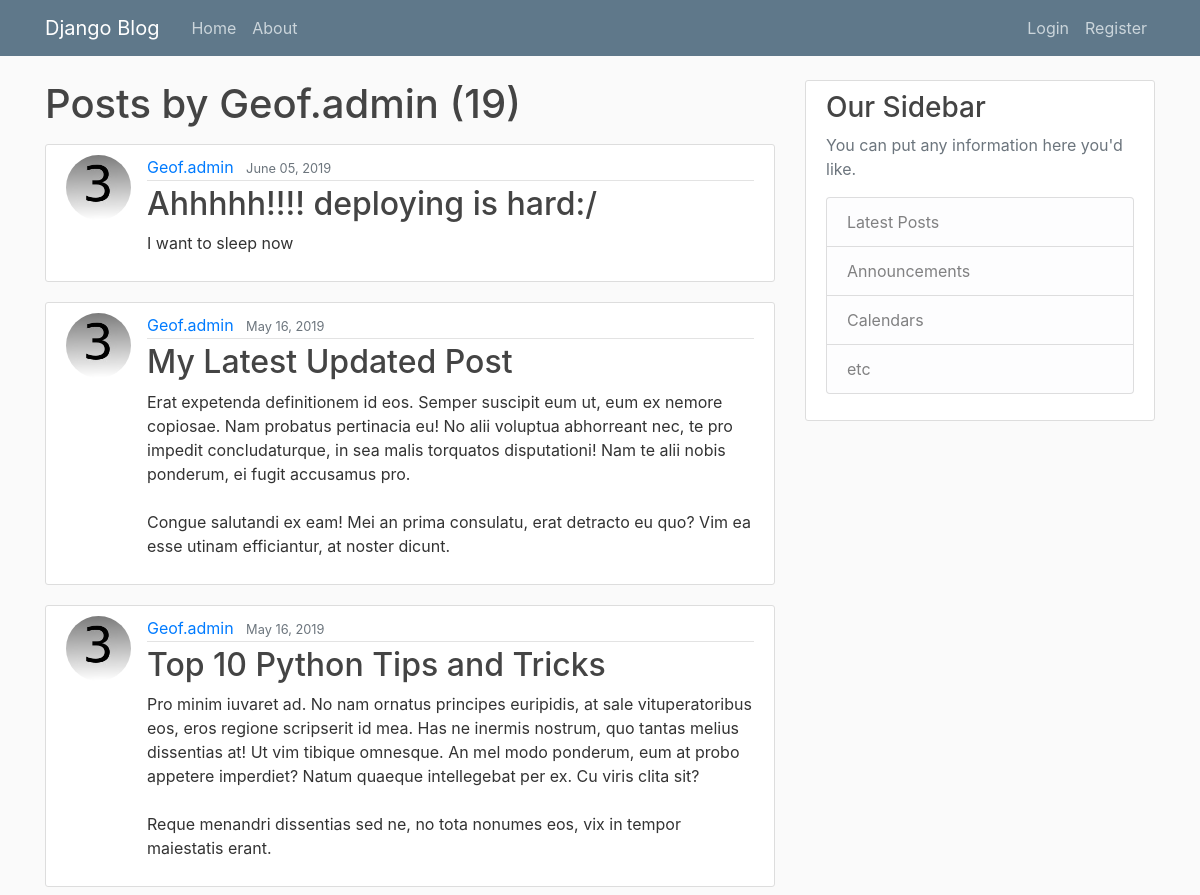
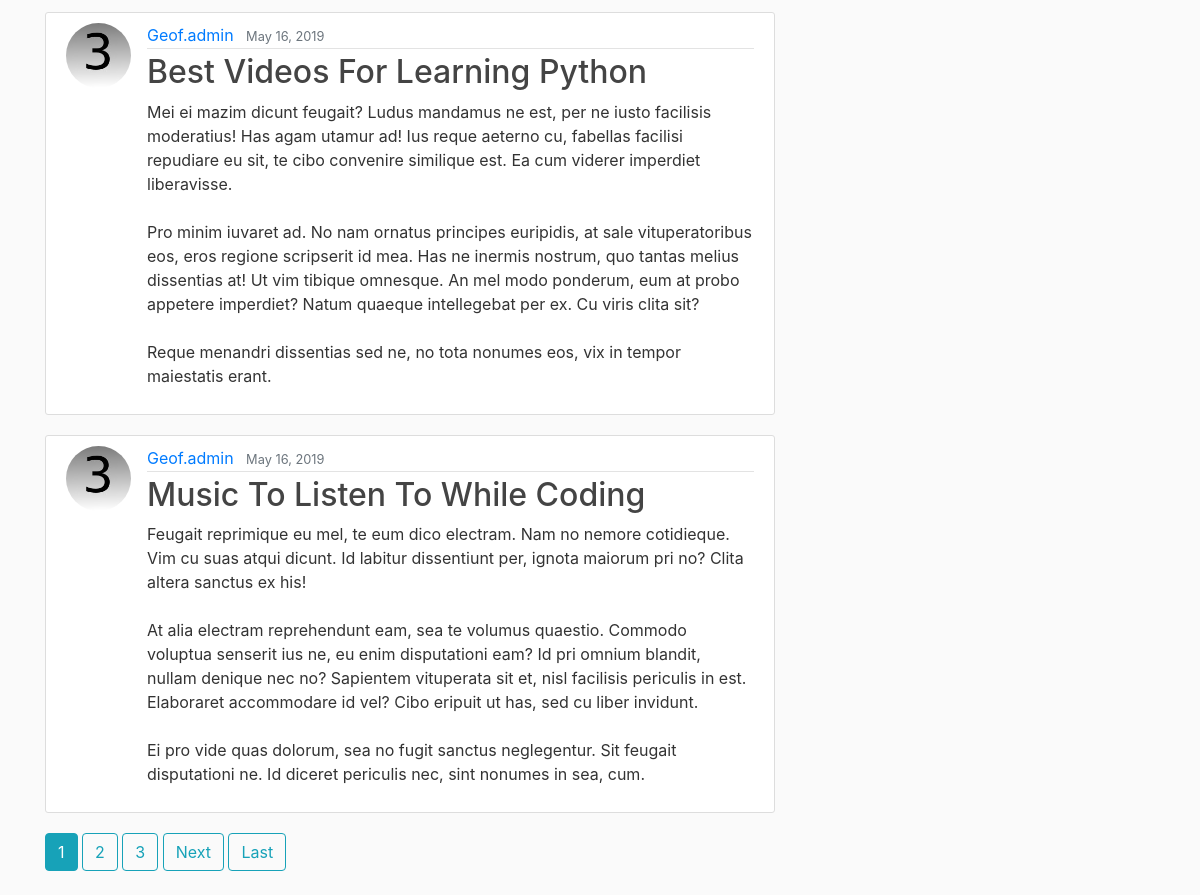
Screenshot of /user/Geof.admin with the database file from the repository (2 pictures, top to bottom).
### blog/models.py (models this page shows, shortened)
class Post(models.Model):
    title = models.CharField(max_length=100)
    content = models.TextField()
    date_posted = models.DateTimeField(default=timezone.now)
    author = models.ForeignKey(User, on_delete=models.CASCADE)

### users/models.py (models this page shows, shortened)
class Profile(models.Model):
    user = models.OneToOneField(User, on_delete=models.CASCADE)
    image = models.ImageField(default='default.jpg', upload_to='profile_pics')

### blog/views.py (the view)
# urls.py: path('user/<str:username>', UserPostListView.as_view(), name='user-posts'),
class UserPostListView(ListView):
    model = Post
    template_name = 'blog/user_posts.html'  # <app>/<model>_<viewtype>.html
    context_object_name = 'posts'
    paginate_by = 5
    def get_queryset(self):
        user = get_object_or_404(User, username=self.kwargs.get('username'))
        return Post.objects.filter(author=user).order_by('-date_posted')

### blog/templates/blog/user_posts.html (shortened to what this page needs)
{% extends "blog/base.html" %}
{% block content %}
    <h1 class="mb-3">Posts by {{ view.kwargs.username }} ({{ page_obj.paginator.count }})</h1>
    {% for post in posts %}
        <article class="media content-section">
          <img class="rounded-circle article-img" src="{{ post.author.profile.image.url }}">
          <div class="media-body">
            <div class="article-metadata">
              <a class="mr-2" href="{% url 'user-posts' post.author.username %}">{{ post.author }}</a>
              <small class="text-muted">{{ post.date_posted|date:"F d, Y" }}</small>
            </div>
            <h2><a class="article-title" href="{% url 'post-detail' post.id %}">{{ post.title }}</a></h2>
            <p class="article-content">{{ post.content }}</p>
          </div>
        </article>
    {% endfor %}
    {% if is_paginated %}
      {% for num in page_obj.paginator.page_range %}
        {% if page_obj.number == num %}
          <a class="btn btn-info mb-4" href="?page={{ num }}">{{ num }}</a>
        {% elif num > page_obj.number|add:'-3' and num < page_obj.number|add:'3' %}
          <a class="btn btn-outline-info mb-4" href="?page={{ num }}">{{ num }}</a>
        {% endif %}
      {% endfor %}
      {% if page_obj.has_next %}
        <a class="btn btn-outline-info mb-4" href="?page={{ page_obj.next_page_number }}">Next</a>
        <a class="btn btn-outline-info mb-4" href="?page={{ page_obj.paginator.num_pages }}">Last</a>
      {% endif %}
    {% endif %}
{% endblock content %}

### blog/templates/blog/base.html (shortened to what this page needs)
{% load static %}
<!DOCTYPE html>
<html>
<head>
    <link rel="stylesheet" href="https://maxcdn.bootstrapcdn.com/bootstrap/4.0.0/css/bootstrap.min.css">
    <link rel="stylesheet" type="text/css" href="{% static 'blog/main.css' %}">
</head>
 {% load static %}
<!DOCTYPE html>
<html>
<head>
{% load static %}
<!DOCTYPE html>
<html>
<head>
    <link rel="stylesheet" href="https://maxcdn.bootstrapcdn.com/bootstrap/4.0.0/css/bootstrap.min.css">
    <link rel="stylesheet" type="text/css" href="{% static 'blog/main.css' %}">
</head>
<body>
    <header class="site-header">
      <nav class="navbar navbar-expand-md navbar-dark bg-steel fixed-top">
        <div class="container">
          <a class="navbar-brand mr-4" href="{% url 'blog-home' %}">Django Blog</a>
          <div class="collapse navbar-collapse" id="navbarToggle">
            <div class="navbar-nav mr-auto">
              <a class="nav-item nav-link" href="{% url 'blog-home' %}">Home</a>
              <a class="nav-item nav-link" href="{% url 'blog-about' %}">About</a>
            </div>
            <div class="navbar-nav">
              {% if user.is_authenticated %}
                <a class="nav-item nav-link" href="{% url 'post-create' %}">New Post</a>
                <a class="nav-item nav-link" href="{% url 'profile' %}">Profile</a>
                <a class="nav-item nav-link" href="{% url 'logout' %}">Logout</a>
              {% else %}
                <a class="nav-item nav-link" href="{% url 'login' %}">Login</a>
                <a class="nav-item nav-link" href="{% url 'register' %}">Register</a>
              {% endif %}
            </div>
          </div>
        </div>
      </nav>
    </header>
    <main role="main" class="container">
      <div class="row">
        <div class="col-md-8">
          {% block content %}{% endblock %}
        </div>
        <div class="col-md-4">
          <div class="content-section">
            <h3>Our Sidebar</h3>
            <p class='text-muted'>You can put any information here you'd like.
              <ul class="list-group">
                <li class="list-group-item list-group-item-light">Latest Posts</li>
                <li class="list-group-item list-group-item-light">Announcements</li>
                <li class="list-group-item list-group-item-light">Calendars</li>
                <li class="list-group-item list-group-item-light">etc</li>
              </ul>
            </p>
          </div>
        </div>
      </div>
    </main>
</body>
</html>

### blog/static/blog/main.css (style rules this page uses)
body { background: #fafafa; color: #333333; margin-top: 5rem; }
h1, h2, h3, h4, h5, h6 { color: #444444; }
ul { margin: 0; }
.bg-steel { background-color: #5f788a; }
.site-header .navbar-nav .nav-link { color: #cbd5db; }
.content-section { background: #ffffff; padding: 10px 20px; border: 1px solid #dddddd; border-radius: 3px; margin-bottom: 20px; }
.article-title { color: #444444; }
.article-content { white-space: pre-line; }
.article-img { height: 65px; width: 65px; margin-right: 16px; }
.article-metadata { padding-bottom: 1px; margin-bottom: 4px; border-bottom: 1px solid #e3e3e3 }

### rows the page displays
Post: author.profile.image (picture), author "Geof.admin", date_posted "June 05, 2019", title "Ahhhhh!!!! deploying is hard:/", content "I want to sleep now"
Post: author.profile.image (picture), author "Geof.admin", date_posted "May 16, 2019", title "My Latest Updated Post", content "Erat expetenda definitionem id eos. Semper suscipit eum ut, eum ex nemore copiosae. Nam probatus pertinacia eu! No alii voluptua abhorreant nec, te pro impedit concludaturque, in sea malis torquatos disputationi! Nam te alii nobis ponderum, ei fugit accusamus pro. Congue salutandi ex eam! Mei an prima consulatu, erat detracto eu quo? Vim ea esse utinam efficiantur, at noster dicunt."
Post: author.profile.image (picture), author "Geof.admin", date_posted "May 16, 2019", title "Top 10 Python Tips and Tricks", content "Pro minim iuvaret ad. No nam ornatus principes euripidis, at sale vituperatoribus eos, eros regione scripserit id mea. Has ne inermis nostrum, quo tantas melius dissentias at! Ut vim tibique omnesque. An mel modo ponderum, eum at probo appetere imperdiet? Natum quaeque intellegebat per ex. Cu viris clita sit? Reque menandri dissentias sed ne, no tota nonumes eos, vix in tempor maiestatis erant."
Post: author.profile.image (picture), author "Geof.admin", date_posted "May 16, 2019", title "Best Videos For Learning Python", content "Mei ei mazim dicunt feugait? Ludus mandamus ne est, per ne iusto facilisis moderatius! Has agam utamur ad! Ius reque aeterno cu, fabellas facilisi repudiare eu sit, te cibo convenire similique est. Ea cum viderer imperdiet liberavisse. Pro minim iuvaret ad. No nam ornatus principes euripidis, at sale vituperatoribus eos, eros regione scripserit id mea. Has ne inermis nostrum, quo tantas melius dissentias at! Ut vim tibique omnesque. An mel modo ponderum, eum at probo appetere imperdiet? Natum quaeque intellegebat per ex. Cu viris clita sit? Reque menandri dissentias sed ne, no tota nonumes eos, vix in tempor maiestatis erant."
Post: author.profile.image (picture), author "Geof.admin", date_posted "May 16, 2019", title "Music To Listen To While Coding", content "Feugait reprimique eu mel, te eum dico electram. Nam no nemore cotidieque. Vim cu suas atqui dicunt. Id labitur dissentiunt per, ignota maiorum pri no? Clita altera sanctus ex his! At alia electram reprehendunt eam, sea te volumus quaestio. Commodo voluptua senserit ius ne, eu enim disputationi eam? Id pri omnium blandit, nullam denique nec no? Sapientem vituperata sit et, nisl facilisis periculis in est. Elaboraret accommodare id vel? Cibo eripuit ut has, sed cu liber invidunt. Ei pro vide quas dolorum, sea no fugit sanctus neglegentur. Sit feugait disputationi ne. Id diceret periculis nec, sint nonumes in sea, cum."

### other values shown
{{ view.kwargs.username }} "Geof.admin"
{{ page_obj.paginator.count }} "19"
{{ num }} "1"
{{ num }} "2" "3"
